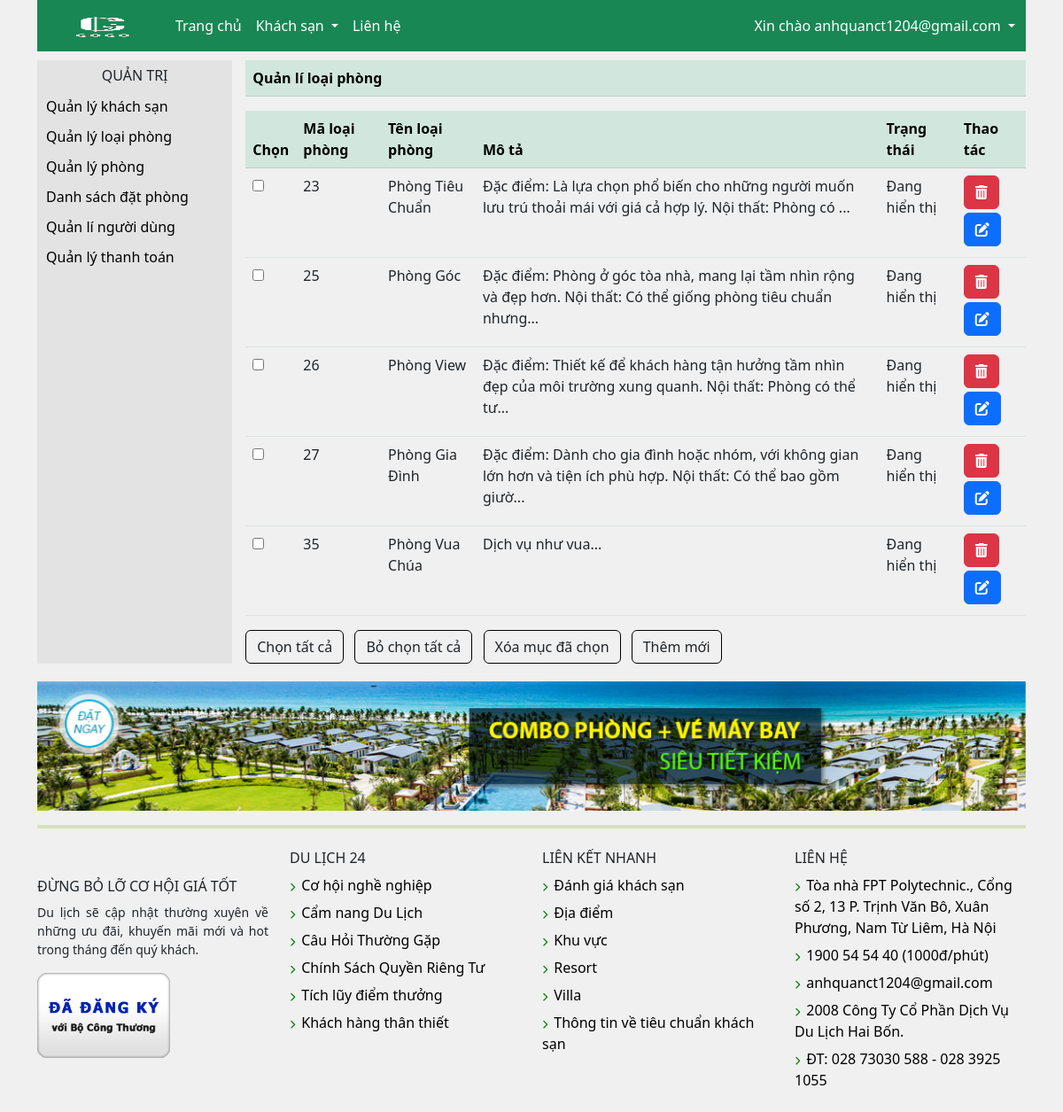
/?action=managerTypeRoom (signed in), run on the app's committed database.
### tables this page shows
CREATE TABLE `roomtype` (
  `RoomTypeID` int NOT NULL,
  `RoomTypeName` varchar(200) NOT NULL,
  `Description` text NOT NULL,
  `DisplayRoomTypeID` int NOT NULL
);

### model/roomType.php (called while the page is built, shortened)
<?php
    function getRoomType() {
        $conn = connectDB() ;
        $sql = "SELECT * FROM `roomtype`" ;
        $result = $conn -> query($sql) -> fetchAll() ;
        return $result ;
    }
?>

### views/admin/roomtype/roomTypes.php (the view, shortened to what this page needs)
<div class="box">
    <?php
        require './views/admin/navAdmin.php' ;
    ?>
    <div>
        <table class="table">
            <thead class="table-success">
                <tr>
                    <th>Quản lí loại phòng</th>
                </tr>
            </thead>
        </table>
        <form action="" method="post">
            <table class="table table-hover">
                <thead class="table-success">
                    <tr>
                        <th>Chọn</th>
                        <th>Mã loại phòng</th>
                        <th>Tên loại phòng</th>
                        <th>Mô tả</th>
                        <th>Trạng thái</th>
                        <th>Thao tác</th>
                    </tr>
                </thead>
                <tbody>
                    <?php foreach($listRoomType as $roomTypes => $roomType) : ?>
                        <tr>
                            <td><input type="checkbox" name="check[]" value="<?php echo $roomType -> RoomTypeID ?>" id="checkList"></td>
                            <td><?php echo $roomType -> RoomTypeID ?></td>
                            <td><?php echo $roomType -> RoomTypeName ?></td>
                            <td><?php echo substr($roomType -> Description , 0 , 150) .'...' ?></td>
                            <td><?php echo $roomType -> DisplayRoomTypeID == 1 ? "Đang hiển thị" : "Đã ẩn" ; ?></td>
                            <td>
                              <a href="?action=managerTypeRoom&&DeleteTypeRoomID=<?php echo $roomType -> RoomTypeID ?>" onclick="return confirm('Bạn chắc chắn xóa chứ ?');" class="btn btn-danger"><i class="fa-solid fa-trash-can"></i></a>
                              <a href="?action=updateRoomType&&UpdateRoomTypeID=<?php echo $roomType -> RoomTypeID ?>" class="btn btn-primary my-1"><i class="fa-solid fa-pen-to-square"></i></a>
                            </td>
                        </tr>
                    <?php endforeach ; ?>
                </tbody>
            </table>
            <tr>
                <a class="btn open_checked button-admin">Chọn tất cả</a>
                <a class="btn close_checked mx-2 button-admin">Bỏ chọn tất cả</a>
                <button type="submit" class="btn delete_checked button-admin" onclick="return confirm('Bạn chắc chắn xóa chứ ?');" name="delete_checked">Xóa mục đã chọn</button>
                <a class="btn mx-2 button-admin" data-bs-toggle="modal" data-bs-target="#exampleModal">Thêm mới</a>
            </tr>
        </form>
    </div>
</div>

### css/style.css (style rules this page uses)
* { margin: 0; padding: 0; box-sizing: border-box; }
body { background-color: #f0f0f0; }
.box { display: grid; grid-template-columns: 1fr 4fr; gap : 15px ; margin-top : 10px ; }
.button-admin { border: 1px solid black; }

### views/admin/navAdmin.php (style rules this page uses)
a { text-decoration: none; }

### data on the page
roomtype: RoomTypeID "23", RoomTypeName "Phòng Tiêu Chuẩn", Description "Đặc điểm: Là lựa chọn phổ biến cho những người muốn lưu trú thoải mái với giá cả hợp lý. Nội thất: Phòng có", DisplayRoomTypeID "Đang hiển thị"
roomtype: RoomTypeID "25", RoomTypeName "Phòng Góc", Description "Đặc điểm: Phòng ở góc tòa nhà, mang lại tầm nhìn rộng và đẹp hơn. Nội thất: Có thể giống phòng tiêu chuẩn nhưng", DisplayRoomTypeID "Đang hiển thị"
roomtype: RoomTypeID "26", RoomTypeName "Phòng View", Description "Đặc điểm: Thiết kế để khách hàng tận hưởng tầm nhìn đẹp của môi trường xung quanh. Nội thất: Phòng có thể tư", DisplayRoomTypeID "Đang hiển thị"
roomtype: RoomTypeID "27", RoomTypeName "Phòng Gia Đình", Description "Đặc điểm: Dành cho gia đình hoặc nhóm, với không gian lớn hơn và tiện ích phù hợp. Nội thất: Có thể bao gồm giườ", DisplayRoomTypeID "Đang hiển thị"
roomtype: RoomTypeID "35", RoomTypeName "Phòng Vua Chúa", Description "Dịch vụ như vua", DisplayRoomTypeID "Đang hiển thị"

### other printed values
$_SESSION['email'] "anhquanct1204@gmail.com"
